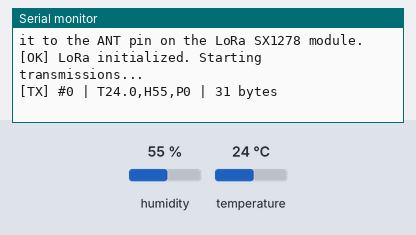
This sketch was run on a simulated ESP32. Shown: the last lines printed to the serial monitor. Inputs (shaded band) come from the test bench; at power-on: humidity 55 %, temperature 24 °C. No radio packets arrive unless stated.

Above: at 1.2 s.
1.3 s: humidity set to 22 %
At 11.0 s:
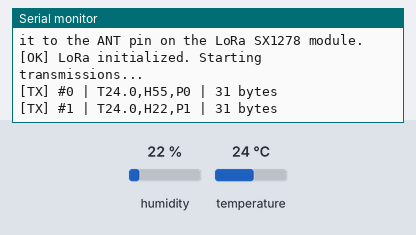
11.3 s: temperature set to 12 °C
At 21.0 s:
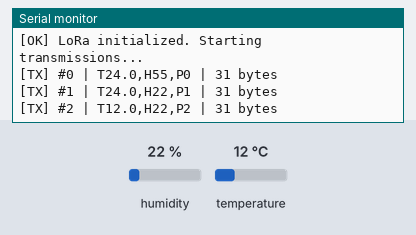
21.3 s: humidity set to 40 %
At 30.7 s:
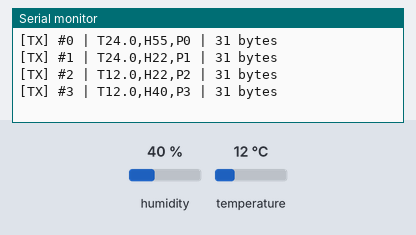
Timing chart, 0 to 32.2 s (numbered marks = the images above; inputs shaded):
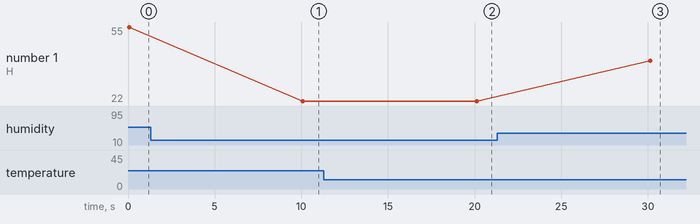

The sketch:

esp32_tx_ax25.ino
```cpp
// =====================================================================
//  ESP32 LoRa AX.25 Transmitter (TX)
//  ─────────────────────────────────────────────────────────────────
//  Flow: DHT11 → ESP32 → AX.25 Packetize → SPI (ISP) → LoRa SX1278
//        → Antenna (quarter-wave copper wire) → Wireless TX
//
//  ISP Protocol = SPI (we use it to talk to the LoRa radio module)
//  Antenna length auto-calculated from FREQ_MHZ below.
// =====================================================================

#include <SPI.h>    // ISP protocol — Serial Peripheral Interface
#include <LoRa.h>
#include <DHT.h>

// ======================== CONFIGURATION ============================

#define FREQ_MHZ    433                 // Change this to your frequency
#define FREQ        (FREQ_MHZ * 1E6)    // Convert to Hz for LoRa lib

// --- DHT11 Pin ---
#define DHT_PIN     4
#define DHT_TYPE    DHT11

// --- LoRa (SPI / ISP) Pin Connections ---
#define LORA_NSS    5
#define LORA_RST    14
#define LORA_DIO0   2
#define LORA_SCK    18
#define LORA_MOSI   23
#define LORA_MISO   19

// --- LoRa Radio Parameters ---
#define SF          12       // Spreading Factor (6-12)
#define BW          125E3    // Bandwidth (7.8E3 to 500E3)
#define CR          8        // Coding Rate (5-8)
#define TX_POWER    20       // dBm (2-20)

// --- AX.25 Configuration ---
#define MY_CALL     "SAT1"
#define MY_SSID     1
#define DEST_CALL   "GND"
#define DEST_SSID   0

#define TX_INTERVAL 10000    // milliseconds between transmissions

// ==================== ANTENNA LENGTH CALCULATION ===================
//
//  Quarter-wave (λ/4) monopole antenna formula:
//     Length (cm) = (300 / Freq_MHz) / 4 × 0.95 (velocity factor)
//                   └────── λ ──────┘
//
//  Examples:
//  ┌──────────┬──────────┬──────────────┐
//  │ Frequency│ λ (meters)│ Antenna (cm)  │
//  ├──────────┼──────────┼──────────────┤
//  │ 433 MHz  │  0.692 m │   16.44 cm   │
//  │ 868 MHz  │  0.345 m │    8.20 cm   │
//  │ 915 MHz  │  0.328 m │    7.78 cm   │
//  │ 169 MHz  │  1.775 m │   42.16 cm   │
//  └──────────┴──────────┴──────────────┘
//
//  For a half-wave dipole: Length = (300 / Freq_MHz) / 2 × 0.95
// ==================================================================
#define ANTENNA_CM  ((300.0 / FREQ_MHZ) / 4.0 * 0.95)

// ======================== GLOBALS ==================================

DHT dht(DHT_PIN, DHT_TYPE);
uint16_t packetNum = 0;

// ======================== CRC-16/CCITT =============================

uint16_t calcCRC(const uint8_t* data, uint16_t len) {
  uint16_t crc = 0xFFFF;
  for (uint16_t i = 0; i < len; i++) {
    crc ^= data[i];
    for (uint8_t j = 0; j < 8; j++) {
      if (crc & 0x0001) crc = (crc >> 1) ^ 0x8408;
      else              crc >>= 1;
    }
  }
  return ~crc;
}

// ======================== AX.25 ADDRESS ENCODING ===================

void encodeAddress(const char* call, uint8_t ssid, uint8_t* buf, uint8_t isLast) {
  for (uint8_t i = 0; i < 6; i++) {
    char c = (i < strlen(call)) ? call[i] : ' ';
    buf[i] = (uint8_t)(c << 1);              // left-shift by 1 per AX.25
  }
  // SSID byte: bits 1-4 = SSID, bit 0 = 1 if last address
  buf[6] = 0x60 | ((ssid & 0x0F) << 1) | (isLast ? 0x01 : 0x00);
}

// ======================== BUILD AX.25 FRAME & TRANSMIT =============

void transmitAX25(float temperature, float humidity) {
  // --- Payload: comma-separated values ---
  char payload[64];
  snprintf(payload, sizeof(payload),
    "T%.1f,H%.0f,P%u", temperature, humidity, packetNum++);

  uint8_t payloadLen = strlen(payload);

  // --- Build complete AX.25 frame in buffer ---
  uint8_t buf[256];
  uint16_t idx = 0;

  // Flag byte
  buf[idx++] = 0x7E;

  // Destination address (7 bytes)
  uint8_t destAddr[7];
  encodeAddress(DEST_CALL, DEST_SSID, destAddr, 0);
  memcpy(&buf[idx], destAddr, 7); idx += 7;

  // Source address (7 bytes) — mark as last
  uint8_t srcAddr[7];
  encodeAddress(MY_CALL, MY_SSID, srcAddr, 1);
  memcpy(&buf[idx], srcAddr, 7); idx += 7;

  // Control field: 0x03 = UI (Unnumbered Information) frame
  buf[idx++] = 0x03;

  // PID field: 0xF0 = No Layer 3 protocol
  buf[idx++] = 0xF0;

  // Copy payload
  memcpy(&buf[idx], payload, payloadLen); idx += payloadLen;

  // CRC-16 over everything between flag and CRC
  // (i.e. from buf[1] to buf[idx-1])
  uint16_t crc = calcCRC(&buf[1], idx - 1);
  buf[idx++] = crc & 0xFF;       // CRC low byte
  buf[idx++] = (crc >> 8) & 0xFF; // CRC high byte

  // --- Transmit via LoRa (SPI/ISP protocol) ---
  LoRa.beginPacket();
  LoRa.write(buf, idx);
  LoRa.endPacket(true);          // true = async, non-blocking

  Serial.print("[TX] #"); Serial.print(packetNum - 1);
  Serial.print(" | "); Serial.print(payload);
  Serial.print(" | "); Serial.print(idx); Serial.print(" bytes");
  Serial.println();
}

// ======================== SETUP ====================================

void setup() {
  Serial.begin(115200);
  while (!Serial) delay(10);

  Serial.println("\n=============================================");
  Serial.println("  ESP32 → AX.25 → LoRa SX1278 → Antenna");
  Serial.println("=============================================");
  Serial.printf("Frequency:      %d MHz\n", FREQ_MHZ);
  Serial.printf("Antenna length: %.2f cm (quarter-wave)\n", ANTENNA_CM);
  Serial.printf("Spreading Fact: SF%d\n", SF);
  Serial.printf("Bandwidth:      %.0f kHz\n", BW / 1000);
  Serial.printf("Coding Rate:    4/%d\n", CR);
  Serial.printf("TX Power:       %d dBm\n", TX_POWER);
  Serial.printf("Interval:       %d s\n\n", TX_INTERVAL / 1000);

  Serial.println("Cut a copper wire to the length above and solder");
  Serial.println("it to the ANT pin on the LoRa SX1278 module.\n");

  dht.begin();

  // --- Initialize SPI (ISP protocol) and LoRa ---
  SPI.begin(LORA_SCK, LORA_MISO, LORA_MOSI, LORA_NSS);
  LoRa.setPins(LORA_NSS, LORA_RST, LORA_DIO0);

  if (!LoRa.begin(FREQ)) {
    Serial.println("[FAIL] LoRa init failed!");
    Serial.println("Check wiring: NSS=5, RST=14, DIO0=2, SCK=18, MOSI=23, MISO=19");
    while (1);
  }

  LoRa.setSpreadingFactor(SF);
  LoRa.setSignalBandwidth(BW);
  LoRa.setCodingRate4(CR);
  LoRa.setTxPower(TX_POWER);

  Serial.println("[OK] LoRa initialized. Starting transmissions...\n");
}

// ======================== MAIN LOOP ================================

void loop() {
  float temp = dht.readTemperature();
  float hum  = dht.readHumidity();

  if (isnan(temp) || isnan(hum)) {
    Serial.println("[ERR] DHT11 read failed — check wiring");
  } else {
    transmitAX25(temp, hum);
  }

  // --- Iterate transmission at the configured interval ---
  delay(TX_INTERVAL);
}
```

Measured:
- after the input at 1.3 s, the serial monitor: prints a new line after 8.8 s (image 1)
- after the input at 11.3 s, the serial monitor: prints a new line after 8.8 s (image 2)
- after the input at 21.3 s, the serial monitor: prints a new line after 8.8 s (image 3)
- plotted number 1: 55 → 22 after the input at 1.3 s, 22 → 40 after the input at 21.3 s
